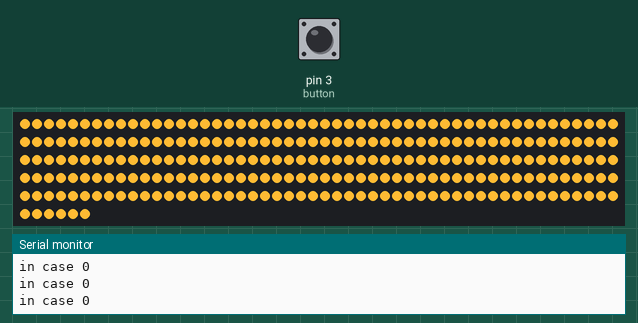
The sketch below on a simulated Arduino Uno, built with avr-gcc and run on an emulated ATmega328P. Parts: 256 RGB LEDs in strip order, left to right, continuing on the next row, the last lines printed to the serial monitor. Inputs (shaded band) come from the test bench; at power-on: pin 3 (button) LOW. Random numbers use the default seed unless the sketch sets one.

Above: at 1.2 s.
1.3 s: pin 3 (button) pulled HIGH for 0.15 s
2.0 s: pin 3 (button) pulled HIGH for 1 s
At 2.12 s:
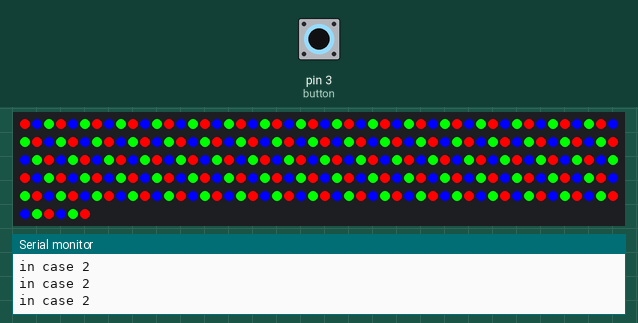
At 2.65 s:
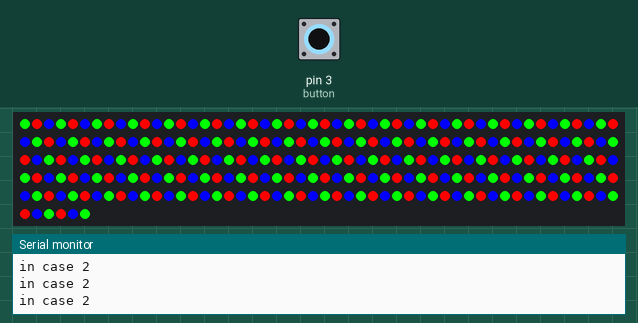
Timing chart, 0 to 5.0 s (numbered marks = the images above; inputs shaded):
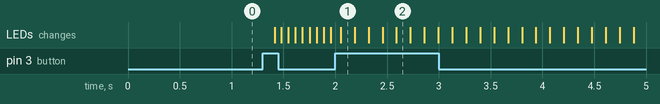

The sketch:

finalMP3.ino
```cpp
//includes library
#include <Adafruit_NeoPixel.h>
//declares matrix; (how many, pin);
int matrixCount = 16 * 16;
int matrixPin = 7;

Adafruit_NeoPixel matrix(matrixCount, matrixPin);

//declares colors needed
uint32_t red = matrix.Color(255, 0, 0);
uint32_t green = matrix.Color(0, 255, 0);
uint32_t yellow = matrix.Color(255, 255, 0);
uint32_t white = matrix.Color(255, 255, 255);
uint32_t blue = matrix.Color(0, 0, 255);
uint32_t purple = matrix.Color(255, 0, 255);
uint32_t gold = matrix.Color(255, 187, 51);
uint32_t orange = matrix.Color(255, 165, 0);
uint32_t rando = matrix.Color(random(0,255), random(100,255), random(0,100));

//toggle-- to read previous reading to help debug superspeed code reader
boolean lastState;
boolean buttonReading = false;
boolean currentState = false;

int button = 3;

static int  lightState = 0;

void setup() {
  Serial.begin(9600);
  matrix.begin();
  pinMode(button, INPUT);
}

void loop()
{
  // matrix.setBrightness(255);
  lastState = currentState;
  currentState = debounce(button, lastState);

  if (currentState == true && lastState == false) {
    lightState ++;
    matrix.show();
    if (lightState > 2) {
      lightState = 0;
      matrix.show();
    }
  }
  switch (lightState) {
    case 0:
      setAll(gold);

      Serial.println("in case 0");
      break;

    case 1:
      clockWork(red, 50);

      // 256 pixels in 300,000 millisecons (to get from top to bottom in 5 minutes)
      //1171.875 milliseconds must be between each index postion change
      //50 ms only here for class presentation

      Serial.println("in case 1");

      break;

    case 2:

      sweep(red, blue, green, 100);
      Serial.println("in case 2");
      break;
  }
}
//NEEDER
void setAll(uint32_t aColor) {
  for (int i = 0; i < matrix.numPixels(); i++) {
    matrix.setPixelColor(i, aColor);
  }
  matrix.show();
}

void clockWork(uint32_t aColor, int anInterval) {

  static int index = 0;
  static unsigned long startTime = millis();
  unsigned long currentTime = millis();
  if (currentTime - startTime >= anInterval) {
    //turn on 0th neo pix
    matrix.setPixelColor(index, aColor);
    matrix.show();
    //changes position
    index++;
    // matrix.clear();
    //starts new loop(timer)
    startTime = millis();
  }
  //sends light back to 0th neo
  if (index >= matrix.numPixels() ) {
    index = 0;
    lightState++;
    matrix.clear();

  }


}

//THIRD SETTING
void sweep (uint32_t c1, uint32_t c2, uint32_t c3, int anInterval) {
  static int state = 0;
  static unsigned long startTime = millis();
  unsigned long currentTime = millis();
  if (state == 0) {
    for (int i = 0; i < matrix.numPixels(); i++) {
      if (i % 3 == 0) {
        matrix.setPixelColor(i, c1);
      }
      else  if (i % 3 == 1)
        matrix.setPixelColor(i, c2);
      else   if (i % 3 == 2)
        matrix.setPixelColor(i, c3);
    }
    matrix.show();
  }
  if (state == 1) {
    for (int i = 0; i < matrix.numPixels(); i++) {
      if (i % 3 == 0) {
        matrix.setPixelColor(i, c3);
      }
      else if (i % 3 == 1)
        matrix.setPixelColor(i, c1);

      else if (i % 3 == 2)
        matrix.setPixelColor(i, c2);
    }
    matrix.show();
  }
  if (state == 2) {
    for (int i = 0; i < matrix.numPixels(); i++) {
      if (i % 3 == 0) {
        matrix.setPixelColor(i, c2);
      }
      else  if (i % 3 == 1)
        matrix.setPixelColor(i, c3);

      else   if (i % 3 == 2)
        matrix.setPixelColor(i, c1);
    }
    matrix.show();
  }
  if (currentTime - startTime >= anInterval) {
    state ++;
    if (state > 2) {
      state = 0;
    }
    startTime = millis();
  }
}

boolean debounce(int aButtonPin, boolean aLastReading) {
  boolean currentReading = digitalRead(aButtonPin);
  if (currentReading == true && aLastReading == false) {
    delay(30);
  }

  return currentReading;

}
```
